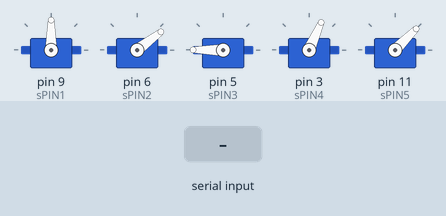
Simulated run of this sketch. Board: Arduino Uno, built with avr-gcc and run on an emulated ATmega328P. Shown: 5 × servo. Inputs (shaded band) come from the test bench. What the sketch prints to the serial monitor is not drawn.

Above: at 1.2 s.
1.3 s: "90,45,200\n" received over Serial
At 1.9 s:
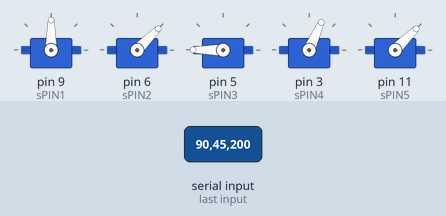
2.8 s: "30,150,10\n" received over Serial
At 4.0 s:
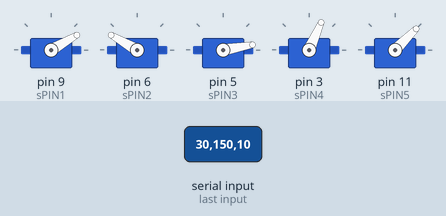
4.3 s: "90,45,200,10\n" received over Serial
At 5.4 s:
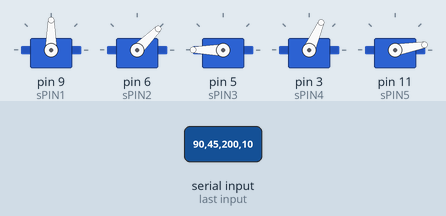
5.8 s: "30,150,10,200\n" received over Serial
At 6.6 s:
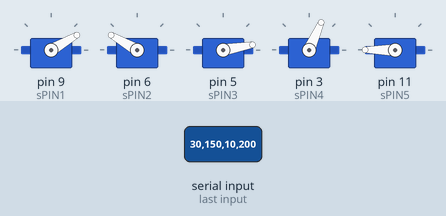
7.3 s: "1,90,45\n" received over Serial
At 7.7 s:
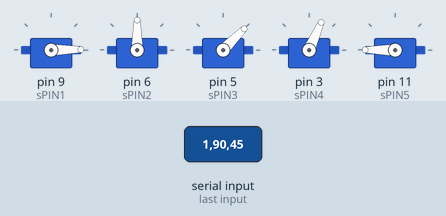
8.8 s: "90,45,200\n" received over Serial
At 10.0 s:
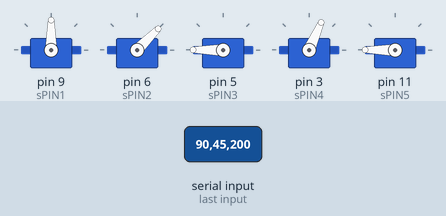
Timing chart, 0 to 11.3 s (numbered marks = the images above; inputs shaded):
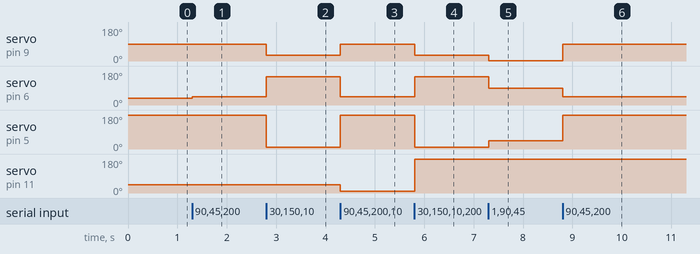

Measured:
- after the input at 1.3 s, servo on pin 6 (sPIN2): 37° → 45° at once
- after the input at 2.8 s, servo on pin 9 (sPIN1): 90° → 30° at once; servo on pin 6 (sPIN2): 45° → 150° at once; servo on pin 5 (sPIN3): 180° → 10° at once
- after the input at 4.3 s, servo on pin 9 (sPIN1): 30° → 90° at once; servo on pin 6 (sPIN2): 150° → 45° at once; servo on pin 5 (sPIN3): 10° → 180° at once; servo on pin 11 (sPIN5): 45° → 10° at once
- after the input at 5.8 s, servo on pin 9 (sPIN1): 90° → 30° at once; servo on pin 6 (sPIN2): 45° → 150° at once; servo on pin 5 (sPIN3): 180° → 10° at once; servo on pin 11 (sPIN5): 10° → 180° at once
- after the input at 7.3 s, servo on pin 9 (sPIN1): 30° → 1° at once; servo on pin 6 (sPIN2): 150° → 90° at once; servo on pin 5 (sPIN3): 10° → 45° at once
- after the input at 8.8 s, servo on pin 9 (sPIN1): 1° → 90° at once; servo on pin 6 (sPIN2): 90° → 45° at once; servo on pin 5 (sPIN3): 45° → 180° at once

The sketch:

tracgen.ino
```cpp
#include <Servo.h>
#include <Wire.h>
#include <math.h>
#include <Adafruit_INA219.h>

Servo s1, s2, s3, s4, s5;
const int sPIN1 = 9, sPIN2 = 6, sPIN3 = 5, sPIN4 = 3, sPIN5 = 11;

Adafruit_INA219 ina219;

// ---------------------------
// INA219 logging state
// ---------------------------
bool inaLogging = false;
unsigned long inaLastSampleMs = 0;
const unsigned long INA_SAMPLE_PERIOD_MS = 2;

unsigned long inaSampleCount = 0;
float inaCurrentSum_mA = 0.0;
float inaPeak_mA = 0.0;
float inaMinBus_V = 999.0;

unsigned long inaStartMs = 0;
unsigned long inaFirstOverMs = 0;
unsigned long inaPeakMs = 0;
bool inaFirstOverSeen = false;
const float INA_TRIGGER_THRESHOLD_MA = 100.0;

// ---------------------------
// Helpers
// ---------------------------
void resetINALogStats() {
  inaSampleCount = 0;
  inaCurrentSum_mA = 0.0;
  inaPeak_mA = 0.0;
  inaMinBus_V = 999.0;

  inaStartMs = 0;
  inaFirstOverMs = 0;
  inaPeakMs = 0;
  inaFirstOverSeen = false;
}

void startINALogging() {
  resetINALogStats();
  inaLogging = true;
  inaLastSampleMs = millis();
  inaStartMs = millis();
  Serial.println("INA219_LOGGING_START");
}

void stopINALoggingAndPrintSummary() {
  inaLogging = false;

  float avg_mA = 0.0;
  if (inaSampleCount > 0) {
    avg_mA = inaCurrentSum_mA / (float)inaSampleCount;
  } else {
    inaMinBus_V = 0.0;
  }

  Serial.print("INA219_SUMMARY");
  Serial.print(",samples=");
  Serial.print(inaSampleCount);
  Serial.print(",avg_mA=");
  Serial.print(avg_mA, 2);
  Serial.print(",peak_mA=");
  Serial.print(inaPeak_mA, 2);
  Serial.print(",min_bus_V=");
  Serial.print(inaMinBus_V, 3);
  Serial.print(",first_over_mA_ms=");
  Serial.print(inaFirstOverSeen ? inaFirstOverMs : 0);
  Serial.print(",peak_ms=");
  Serial.println(inaPeakMs);
}

void updateINALogger() {
  if (!inaLogging) return;

  unsigned long now = millis();
  if (now - inaLastSampleMs < INA_SAMPLE_PERIOD_MS) return;
  inaLastSampleMs = now;

  float current_mA_signed = ina219.getCurrent_mA();
  float current_mA = fabs(current_mA_signed);   // use magnitude
  float bus_V = ina219.getBusVoltage_V();

  unsigned long relMs = now - inaStartMs;

  inaSampleCount++;
  inaCurrentSum_mA += current_mA;

  if (!inaFirstOverSeen && current_mA >= INA_TRIGGER_THRESHOLD_MA) {
    inaFirstOverSeen = true;
    inaFirstOverMs = relMs;
  }

  if (inaSampleCount == 1 || current_mA > inaPeak_mA) {
    inaPeak_mA = current_mA;
    inaPeakMs = relMs;
  }

  if (inaSampleCount == 1 || bus_V < inaMinBus_V) {
    inaMinBus_V = bus_V;
  }
}

void handleServoCommand(const String& line) {
  float a1, a2, a3, a5 = 45.0;

  int c1 = line.indexOf(',');
  int c2 = line.indexOf(',', c1 + 1);
  if (c1 < 0 || c2 < 0) return;

  int c3 = line.indexOf(',', c2 + 1);

  a1 = line.substring(0, c1).toFloat();
  a2 = line.substring(c1 + 1, c2).toFloat();

  if (c3 > 0) {
    a3 = line.substring(c2 + 1, c3).toFloat();
    a5 = line.substring(c3 + 1).toFloat();
  } else {
    a3 = line.substring(c2 + 1).toFloat();
  }

  a1 = constrain(a1, 0, 180);
  a2 = constrain(a2, 0, 180);
  a3 = constrain(a3, 0, 180);
  a5 = constrain(a5, 0, 180);

  s1.write((int)a1);
  s2.write((int)a2);
  s3.write((int)a3);

  if (c3 > 0) {
    s5.write((int)a5);
  }
}

void handleSerialLine(String line) {
  line.trim();
  if (line.length() == 0) return;

  // INA commands
  if (line.equalsIgnoreCase("INA_START")) {
    startINALogging();
    return;
  }

  if (line.equalsIgnoreCase("INA_STOP")) {
    stopINALoggingAndPrintSummary();
    return;
  }

  handleServoCommand(line);
}

void setup() {
  Serial.begin(115200);
  Serial.setTimeout(10);

  s1.attach(sPIN1);
  s2.attach(sPIN2);
  s3.attach(sPIN3);
  s4.attach(sPIN4);
  s5.attach(sPIN5);

  s1.write(90);
  s2.write(37);
  s3.write(180);
  s4.write(66);
  s5.write(45);

  Wire.begin();

  if (!ina219.begin()) {
    Serial.println("INA219_INIT_FAIL");
  } else {
    Serial.println("INA219_INIT_OK");
  }

  resetINALogStats();

  Serial.println("ARDUINO_READY");
}

void loop() {
  // Always keep sampling INA219 when enabled
  updateINALogger();

  // Only parse serial when a full line is available
  if (Serial.available()) {
    String line = Serial.readStringUntil('\n');
    handleSerialLine(line);
  }
}
```
